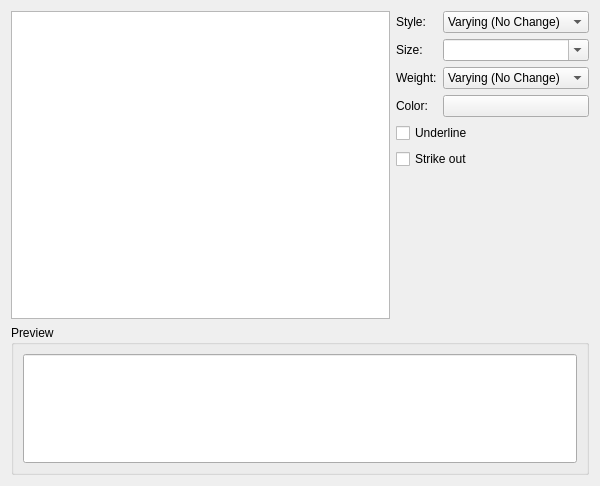
<?xml version="1.0" encoding="UTF-8"?>
<ui version="4.0">
 <author>The KSpread Team &lt;calligra-devel@kde.org&gt;</author>
 <comment>This file is part of the KDE project
Copyright (C) 2006 The KSpread Team &lt;calligra-devel@kde.org&gt;

This library is free software; you can redistribute it and/or
modify it under the terms of the GNU Library General Public
License as published by the Free Software Foundation; either
version 2 of the License, or (at your option) any later version.

This library is distributed in the hope that it will be useful,
but WITHOUT ANY WARRANTY; without even the implied warranty of
MERCHANTABILITY or FITNESS FOR A PARTICULAR PURPOSE.  See the
GNU Library General Public License for more details.

You should have received a copy of the GNU Library General Public
License along with this library; see the file COPYING.LIB.  If not,
write to the Free Software Foundation, Inc., 51 Franklin Street,
Fifth Floor, Boston, MA 02110-1301, USA.</comment>
 <class>FontWidget</class>
 <widget class="QWidget" name="FontWidget">
  <property name="geometry">
   <rect>
    <x>0</x>
    <y>0</y>
    <width>600</width>
    <height>486</height>
   </rect>
  </property>
  <property name="whatsThis">
   <string>You can select here the font style, size and color, including some additional options like underlined or stroke out text for the current cell text. The lower part of the page gives a preview of the selected text format.
The default font is set for all cells in the Format -&gt; Style Manager menu with the currently used style.</string>
  </property>
  <layout class="QGridLayout">
   <item row="0" column="1">
    <layout class="QGridLayout">
     <item row="0" column="1">
      <widget class="QComboBox" name="style_combo">
       <property name="whatsThis">
        <string>Choose the style for your font for the currently selected cells. When you select several cells with different styles, the displayed style is set to Varying (No Change) and leaving it that way will keep all your current style settings for each cell. Changing to Roman for example will change all the selected cells style text to Roman.</string>
       </property>
       <property name="insertPolicy">
        <enum>QComboBox::InsertAtBottom</enum>
       </property>
       <item>
        <property name="text">
         <string>Varying (No Change)</string>
        </property>
       </item>
       <item>
        <property name="text">
         <string>Roman</string>
        </property>
       </item>
       <item>
        <property name="text">
         <string>Italic</string>
        </property>
       </item>
      </widget>
     </item>
     <item row="2" column="1">
      <widget class="QComboBox" name="weight_combo">
       <property name="whatsThis">
        <string>Choose the weight for your font for the currently selected cells. When you select several cells with different font weight, the displayed weight is set to Varying (No Change) and leaving it that way will keep all your current weight settings for each cell. Changing to Bold for example will change all the selected cells font weight to Bold.</string>
       </property>
       <property name="insertPolicy">
        <enum>QComboBox::InsertAtBottom</enum>
       </property>
       <item>
        <property name="text">
         <string>Varying (No Change)</string>
        </property>
       </item>
       <item>
        <property name="text">
         <string>Normal</string>
        </property>
       </item>
       <item>
        <property name="text">
         <string>Bold</string>
        </property>
       </item>
      </widget>
     </item>
     <item row="3" column="0">
      <widget class="QLabel" name="textLabel4">
       <property name="text">
        <string>Color:</string>
       </property>
      </widget>
     </item>
     <item row="4" column="0" colspan="2">
      <widget class="QCheckBox" name="underline">
       <property name="whatsThis">
        <string>If this is checked, the current cell text will be underlined.</string>
       </property>
       <property name="text">
        <string>Underline</string>
       </property>
      </widget>
     </item>
     <item row="1" column="0">
      <widget class="QLabel" name="textLabel2">
       <property name="text">
        <string>Size:</string>
       </property>
      </widget>
     </item>
     <item row="2" column="0">
      <widget class="QLabel" name="textLabel3">
       <property name="text">
        <string>Weight:</string>
       </property>
      </widget>
     </item>
     <item row="0" column="0">
      <widget class="QLabel" name="textLabel1">
       <property name="text">
        <string>Style:</string>
       </property>
      </widget>
     </item>
     <item row="3" column="1">
      <widget class="QPushButton" name="textColorButton">
       <property name="whatsThis">
        <string>Choose the color for the current cell text. Clicking on the color bar will bring you the standard KDE Select Color dialog where you will be able to choose the new color.</string>
       </property>
       <property name="text">
        <string/>
       </property>
      </widget>
     </item>
     <item row="5" column="0" colspan="2">
      <widget class="QCheckBox" name="strike">
       <property name="whatsThis">
        <string>This will strike out the current cell text if this is checked.</string>
       </property>
       <property name="text">
        <string>Strike out</string>
       </property>
      </widget>
     </item>
     <item row="1" column="1">
      <widget class="QComboBox" name="size_combo">
       <property name="whatsThis">
        <string>Choose the style for your font for the currently selected cells. When you select several cells with different styles, the displayed style is set to Varying (No Change) and leaving it that way will keep all your current style settings for each cell. Changing to Roman for example will change all the selected cells style text to Roman.</string>
       </property>
       <property name="editable">
        <bool>true</bool>
       </property>
      </widget>
     </item>
    </layout>
   </item>
   <item row="1" column="1">
    <spacer>
     <property name="orientation">
      <enum>Qt::Vertical</enum>
     </property>
     <property name="sizeType">
      <enum>QSizePolicy::Expanding</enum>
     </property>
     <property name="sizeHint" stdset="0">
      <size>
       <width>20</width>
       <height>41</height>
      </size>
     </property>
    </spacer>
   </item>
   <item row="0" column="0" rowspan="2">
    <widget class="QListWidget" name="family_combo">
     <property name="whatsThis">
      <string>This box lists all your available font families. Click on one family to set it in the current cell.</string>
     </property>
    </widget>
   </item>
   <item row="2" column="0" colspan="2">
    <widget class="QGroupBox" name="groupBox1">
     <property name="title">
      <string>Preview</string>
     </property>
     <layout class="QHBoxLayout">
      <item>
       <widget class="QLineEdit" name="example_label">
        <property name="sizePolicy">
         <sizepolicy hsizetype="Expanding" vsizetype="MinimumExpanding">
          <horstretch>0</horstretch>
          <verstretch>0</verstretch>
         </sizepolicy>
        </property>
        <property name="whatsThis">
         <string>You can see a preview of the font you are choosing for the current cell.</string>
        </property>
        <property name="alignment">
         <set>Qt::AlignHCenter</set>
        </property>
       </widget>
      </item>
     </layout>
    </widget>
   </item>
  </layout>
 </widget>
 <tabstops>
  <tabstop>family_combo</tabstop>
  <tabstop>style_combo</tabstop>
  <tabstop>size_combo</tabstop>
  <tabstop>weight_combo</tabstop>
  <tabstop>textColorButton</tabstop>
  <tabstop>underline</tabstop>
  <tabstop>strike</tabstop>
  <tabstop>example_label</tabstop>
 </tabstops>
 <resources/>
 <connections/>
</ui>
